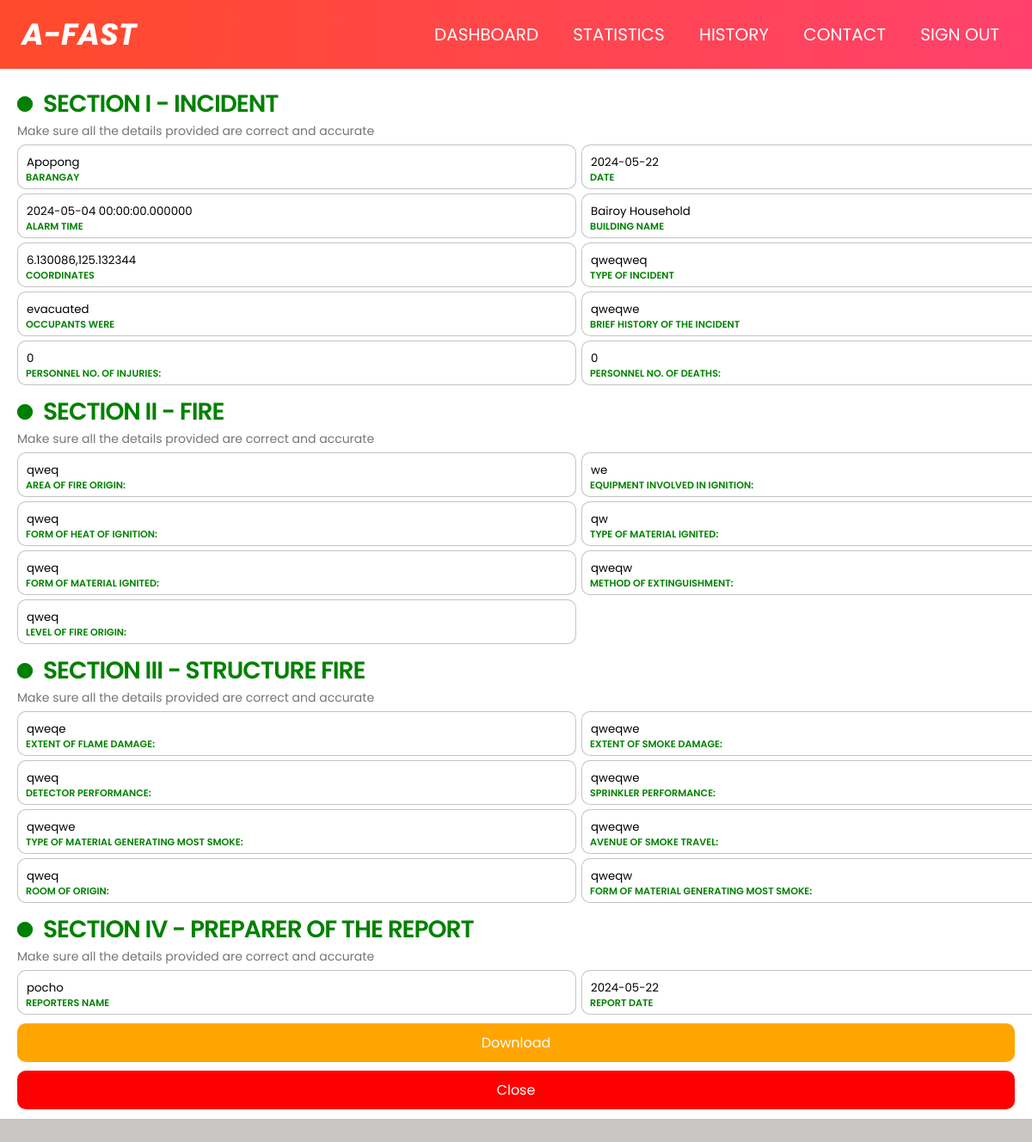
Screenshot of /dashboard/reportPreview.php?incident_no=21 (signed in) with the database file from the repository.
### tables this page shows
CREATE TABLE `report` (
  `incident_no` int(255) NOT NULL,
  `barangay_no` int(255) NOT NULL,
  `date` date NOT NULL,
  `alarm_time` datetime(6) NOT NULL,
  `building_address` varchar(255) NOT NULL,
  `type_of_incident` varchar(255) NOT NULL
);

CREATE TABLE `barangay` (
  `barangay_code` int(255) NOT NULL,
  `barangay_name` varchar(255) NOT NULL
);

CREATE TABLE `section4` (
  `incident_no` int(255) NOT NULL,
  `reporters_name` varchar(255) NOT NULL,
  `date` date NOT NULL
);

CREATE TABLE `section1` (
  `incident_no` int(255) NOT NULL,
  `coordinates` varchar(255) NOT NULL,
  `occupants_were` varchar(255) NOT NULL,
  `brief_history` varchar(255) NOT NULL,
  `num_injuries` int(255) NOT NULL,
  `num_deaths` int(255) NOT NULL
);

CREATE TABLE `section2` (
  `incident_no` int(255) NOT NULL,
  `fire_origin_area` varchar(255) NOT NULL,
  `ignition_equipment` varchar(255) NOT NULL,
  `ignition_heat_form` varchar(255) NOT NULL,
  `ignited_material_type` varchar(255) NOT NULL,
  `ignited_material_form` varchar(255) NOT NULL,
  `extinguishment_method` varchar(255) NOT NULL,
  `fire_origin_level` varchar(255) NOT NULL
);

CREATE TABLE `section3` (
  `incident_no` int(255) NOT NULL,
  `flame_damage_extent` varchar(255) NOT NULL,
  `smoke_damage_extent` varchar(255) NOT NULL,
  `detector_performance` varchar(255) NOT NULL,
  `sprinkler_performance` varchar(255) NOT NULL,
  `most_smoke_material_type` varchar(255) NOT NULL,
  `smoke_travel_avenue` varchar(255) NOT NULL,
  `origin_room` varchar(255) NOT NULL,
  `most_smoke_material_form` varchar(255) NOT NULL
);

### dashboard/reportPreview.php (the view, shortened to what this page needs)
<?php
$incident_no = isset($_GET['incident_no']) ? $_GET['incident_no'] : null;
?>
<!DOCTYPE html>
<html lang="en">
<head>
</head>
<body>
    <?php include "navBar.php"; ?>
    <div class="reportForm">
        <form id="reportForm" class="form" action="db/generatePDF.php" method="post">
            <?php
            include "db/connection.php";
            $sql = "SELECT
                    r.*,
                    s1.*,
                    s2.*,
                    s3.*,
                    s4.*,
                    b.barangay_name as barangay
                    FROM
                        report AS r
                    LEFT JOIN
                        section1 AS s1 ON r.incident_no = s1.incident_no
                    LEFT JOIN
                        section2 AS s2 ON r.incident_no = s2.incident_no
                    LEFT JOIN
                        section3 AS s3 ON r.incident_no = s3.incident_no
                    LEFT JOIN
                        section4 AS s4 ON r.incident_no = s4.incident_no
                    LEFT JOIN
                        barangay AS b ON r.barangay_no = b.barangay_code
                    WHERE
                        r.incident_no = '$incident_no';";
            $result = $conn->query($sql);
            if ($result) {
                if ($result->num_rows > 0) {
                    while ($row = $result->fetch_assoc()) {
                        echo '
            <section name="section1">
                <p class="title">SECTION I - INCIDENT</p>
                <p class="message">Make sure all the details provided are correct and accurate</p>
                <div class="flex">
                <input id="incident_no" name="incident_no" class="input" value="' . $incident_no . '" required style="display: none;" />
                    <label>
                        <input id="barangay" name="barangay" class="input" value="' . $row['barangay'] . '" required />
                        <span>BARANGAY</span>
                    </label>
                    <label>
                        <input id="date" name="date" placeholder="" type="text" class="input" onfocus="(this.type=\'date\')" onblur="(this.type=\'text\')" value="' . $row['date'] . '" required />
                        <span>DATE</span>
                    </label>
                </div>
                <div class="flex">
                    <label>
                        <input id="time" name="alarm_time" placeholder="" type="text" class="input" onfocus="(this.type=\'time\')" onblur="(this.type=\'text\')" value="' . $row['alarm_time'] . '" required />
                        <span>ALARM TIME</span>
                    </label>
                    <label>
                        <input name="building_address" value="' . $row['building_address'] . '" required="" placeholder="" type="text" class="input">
                        <span>BUILDING NAME</span>
                    </label>
                </div>
                <div class="flex">
                    <label>
                        <input name="coordinates" value="' . $row['coordinates'] . '" required="" placeholder="" type="text" class="input">
                        <span>COORDINATES</span>
                    </label>
                    <label>
                        <input name="type_of_incident" value="' . $row['type_of_incident'] . '" required="" placeholder="" type="text" class="input">
                        <span>TYPE OF INCIDENT</span>
                    </label>
                </div>
                <div class="flex">
                    <label>
                        <input id="occupants_were" name="occupants_were" class="input" value="' . $row['occupants_were'] . '" required>
                        <span>OCCUPANTS WERE</span>
                    </label>
                    <label>
                        <input name="brief_history" value="' . $row['brief_history'] . '" required="" placeholder="" type="text" class="input">
                        <span>BRIEF HISTORY OF THE INCIDENT</span>
                    </label>
                </div>
                <div class="flex">
                    <label>
                        <input id="num_injuries" name="num_injuries" type="text" class="input" value="' . $row['num_injuries'] . '" required>
                        <span>PERSONNEL NO. OF INJURIES:</span>
                    </label>
                    <label>
                        <input type="text" id="num_deaths" name="num_deaths" class="input" value="' . $row['num_deaths'] . '" required>
                        <span>PERSONNEL NO. OF DEATHS:</span>
                    </label>
                </div>
            </section>
            <section name="section2">
                <p class="title">SECTION II - FIRE</p>
                <p class="message">Make sure all the details provided are correct and accurate</p>
                <div class="flex">
                    <label>
                        <input name="fire_origin_area" value="' . $row['fire_origin_area'] . '" required="" placeholder="" type="text" class="input">
                        <span>AREA OF FIRE ORIGIN:</span>
                    </label>
                    <label>
                        <input name="ignition_equipment" value="' . $row['ignition_equipment'] . '" required="" placeholder="" type="text" class="input">
                        <span>EQUIPMENT INVOLVED IN IGNITION:</span>
                    </label>
                </div>
                <div class="flex">
                    <label>
                        <input name="ignition_heat_form" value="' . $row['ignition_heat_form'] . '" required="" placeholder="" type="text" class="input">
                        <span>FORM OF HEAT OF IGNITION:</span>
                    </label>
                    <label>
                        <input name="ignited_material_type" value="' . $row['ignited_material_type'] . '" required="" placeholder="" type="text" class="input">
                        <span>TYPE OF MATERIAL IGNITED:</span>
                    </label>
                </div>
                <div class="flex">
                    <label>
                        <input name="ignited_material_form" value="' . $row['ignited_material_form'] . '" required="" placeholder="" type="text" class="input">
                        <span>FORM OF MATERIAL IGNITED:</span>
                    </label>
                    <label>
                        <input name="extinguishment_method" value="' . $row['extinguishment_method'] . '" required="" placeholder="" type="text" class="input">
                        <span>METHOD OF EXTINGUISHMENT:</span>
                    </label>
                </div>
                <div class="flex">
                    <label>
                        <input name="fire_origin_level" value="' . $row['fire_origin_level'] . '" required="" placeholder="" type="text" class="input">
                        <span>LEVEL OF FIRE ORIGIN:</span>
                    </label>
                </div>
            </section>
            <section name="section3">
                <p class="title">SECTION III - STRUCTURE FIRE </p>
                <p class="message">Make sure all the details provided are correct and accurate</p>
                <div class="flex">
                    <label>
                        <input name="flame_damage_extent" value="' . $row['flame_damage_extent'] . '" required="" placeholder="" type="text" class="input">
                        <span>EXTENT OF FLAME DAMAGE:</span>
                    </label>
                                <label>
                                    <input name="smoke_damage_extent" value="' . $row['smoke_damage_extent'] . '" required="" placeholder="" type="text" class="input">
                                    <span>EXTENT OF SMOKE DAMAGE:</span>
                                </label>
                            </div>
                            <div class="flex">
                                <label>
                                    <input name="detector_performance" value="' . $row['detector_performance'] . '" required="" placeholder="" type="text" class="input">
                                    <span>DETECTOR PERFORMANCE:</span>
                                </label>
                                <label>
                                    <input name="sprinkler_performance" value="' . $row['sprinkler_performance'] . '" required="" placeholder="" type="text" class="input">
                                    <span>SPRINKLER PERFORMANCE:</span>
                                </label>
                            </div>
                            <div class="flex">
                                <label>
                                    <input name="most_smoke_material_type" value="' . $row['most_smoke_material_type'] . '" required="" placeholder="" type="text" class="input">
                                    <span>TYPE OF MATERIAL GENERATING MOST SMOKE:</span>
                                </label>
                                <label>
                                    <input name="smoke_travel_avenue" value="' . $row['smoke_travel_avenue'] . '" required="" placeholder="" type="text" class="input">
                                    <span>AVENUE OF SMOKE TRAVEL:</span>
                                </label>
                            </div>
                            <div class="flex">
                                <label>
                                    <input name="origin_room" value="' . $row['origin_room'] . '" required="" placeholder="" type="text" class="input">
                                    <span>ROOM OF ORIGIN:</span>
                                </label>
                                <label>
                                    <input name="most_smoke_material_form" value="' . $row['most_smoke_material_form'] . '" required="" placeholder="" type="text" class="input">
                                    <span>FORM OF MATERIAL GENERATING MOST SMOKE:</span>
                                </label>
                            </div>
                        </section>
                        <section name="section4">
                            <p class="title">SECTION IV - PREPARER OF THE REPORT</p>
                            <p class="message">Make sure all the details provided are correct and accurate</p>
                            <div CLASS="flex">
                                <label>
                                    <input name="reporters_name" value="' . $row['reporters_name'] . '" required="" placeholder="" type="text" class="input">
                                    <span>REPORTERS NAME</span>
                                </label>
                                <label>
                                    <input name="date" value="' . $row['date'] . '" required="" placeholder="" type="text" class="input">
                                    <span>REPORT DATE</span>
                                </label>
                            </div>
                        </section>';
                    }
                }
            } else {
                echo "Error executing query: " . $conn->error;
            }
            ?>
            <button type="" class="submit">Download</button>
            <button type="button" class="cancel" onclick="closeCurrentTab()">Close</button>
        </form>
    </div>
</body>
</html>

### dashboard/css/style.css (style rules this page uses)
* { padding: 0; margin: 0; text-decoration: none; list-style: none; box-sizing: border-box; font-family: "Poppins", sans-serif; }
body { background-color: rgb(202, 198, 198); font-family: montserrat; }

### dashboard/reportPreview.php (style rules this page uses)
.reportForm { max-width: 100%; max-height: 87%; overflow-y: scroll; }
.form { display: flex; flex-direction: column; gap: 10px; width: 100%; background-color: #fff; padding: 20px; position: relative; }
.title { font-size: 28px; color: orangered; font-weight: 600; letter-spacing: -1px; position: relative; display: flex; align-items: center; padding-left: 30px; }
.title.green { color: green; }
.title::before, .title::after { position: absolute; content: ""; height: 16px; width: 16px; border-radius: 50%; left: 0px; background-color: red; }
.title::before { width: 18px; height: 18px; background-color: orangered; }
.title::after { width: 18px; height: 18px; animation: pulse 1s linear infinite; }
.title.green::before, .title.green::after { background-color: green; }
.title.green::after { animation: pulse 1s linear infinite; }
.message, .signin { color: rgba(88, 87, 87, 0.822); font-size: 14px; }
.flex { display: flex; width: 100%; gap: 6px; margin-top: 5px; }
.form label { position: relative; }
.form label .input { width: 650px; padding: 10px 10px 20px 10px; outline: 0; border: 1px solid rgba(105, 105, 105, 0.397); border-radius: 10px; }
.form label .input+span { position: absolute; left: 10px; top: 15px; color: grey; font-size: 0.9em; cursor: text; transition: 0.3s ease; }
.form label .input:focus+span, .form label .input:valid+span { top: 30px; font-size: 0.7em; font-weight: 600; }
.form label .input:valid+span { color: green; }
.submit { border: none; outline: none; background-color: orange; padding: 10px; border-radius: 10px; color: #fff; font-size: 16px; transform: .3s ease; }
.cancel { border: none; outline: none; background-color: red; padding: 10px; border-radius: 10px; color: #fff; font-size: 16px; transform: .3s ease; }

### rows the page displays
report: barangay "Apopong", date "2024-05-22", alarm_time "2024-05-04 00:00:00.000000", building_address "Bairoy Household", coordinates "6.130086,125.132344", type_of_incident "qweqweq", occupants_were "evacuated", brief_history "qweqwe", num_injuries "0", num_deaths "0", fire_origin_area "qweq", ignition_equipment "we", ignition_heat_form "qweq", ignited_material_type "qw", ignited_material_form "qweq", extinguishment_method "qweqw", fire_origin_level "qweq", flame_damage_extent "qweqe", smoke_damage_extent "qweqwe", detector_performance "qweq", sprinkler_performance "qweqwe", most_smoke_material_type "qweqwe", smoke_travel_avenue "qweqwe", origin_room "qweq", most_smoke_material_form "qweqw", reporters_name "pocho"
